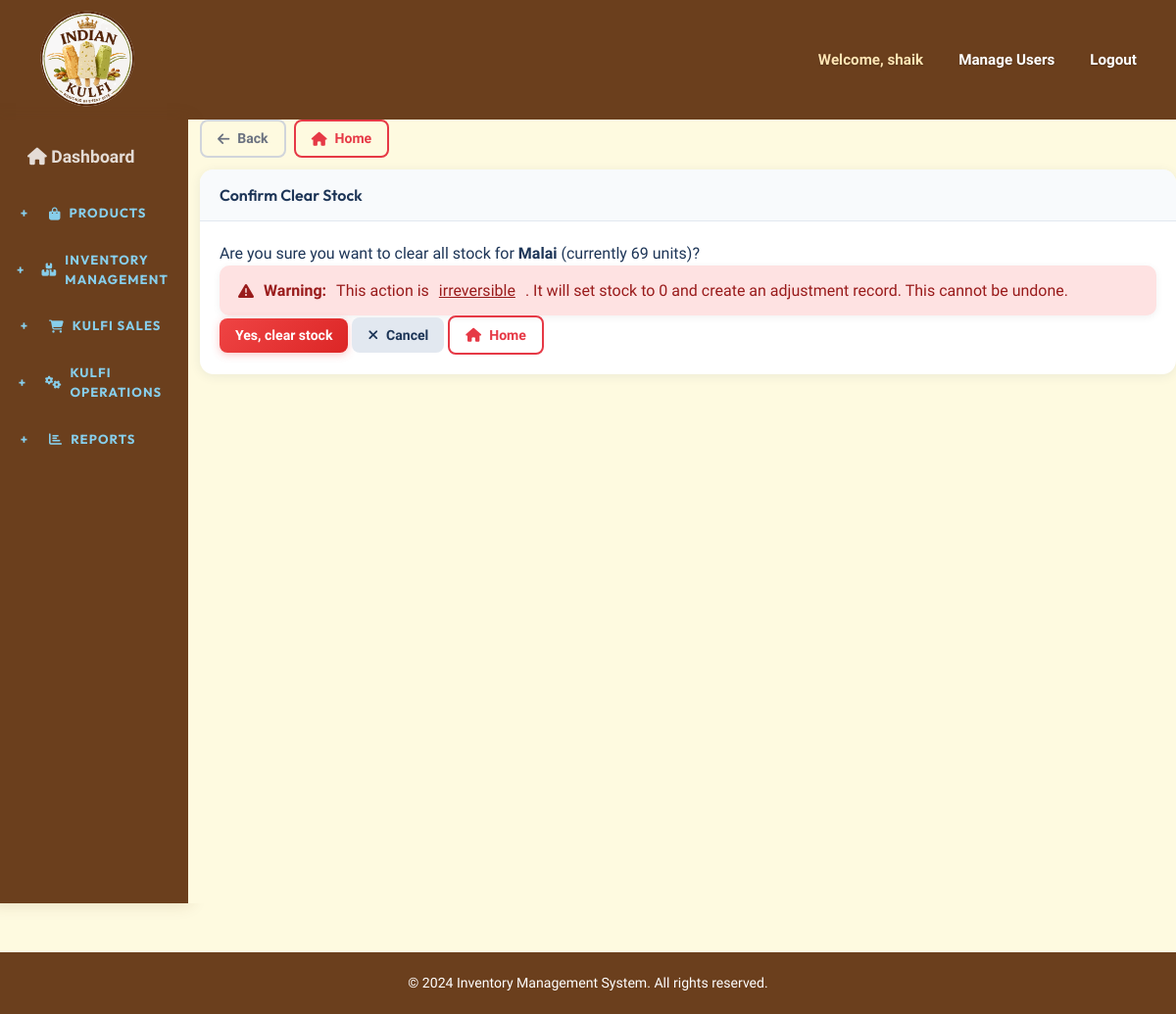
The app's page /inventory/clear-stock/22/ (signed in), older data.
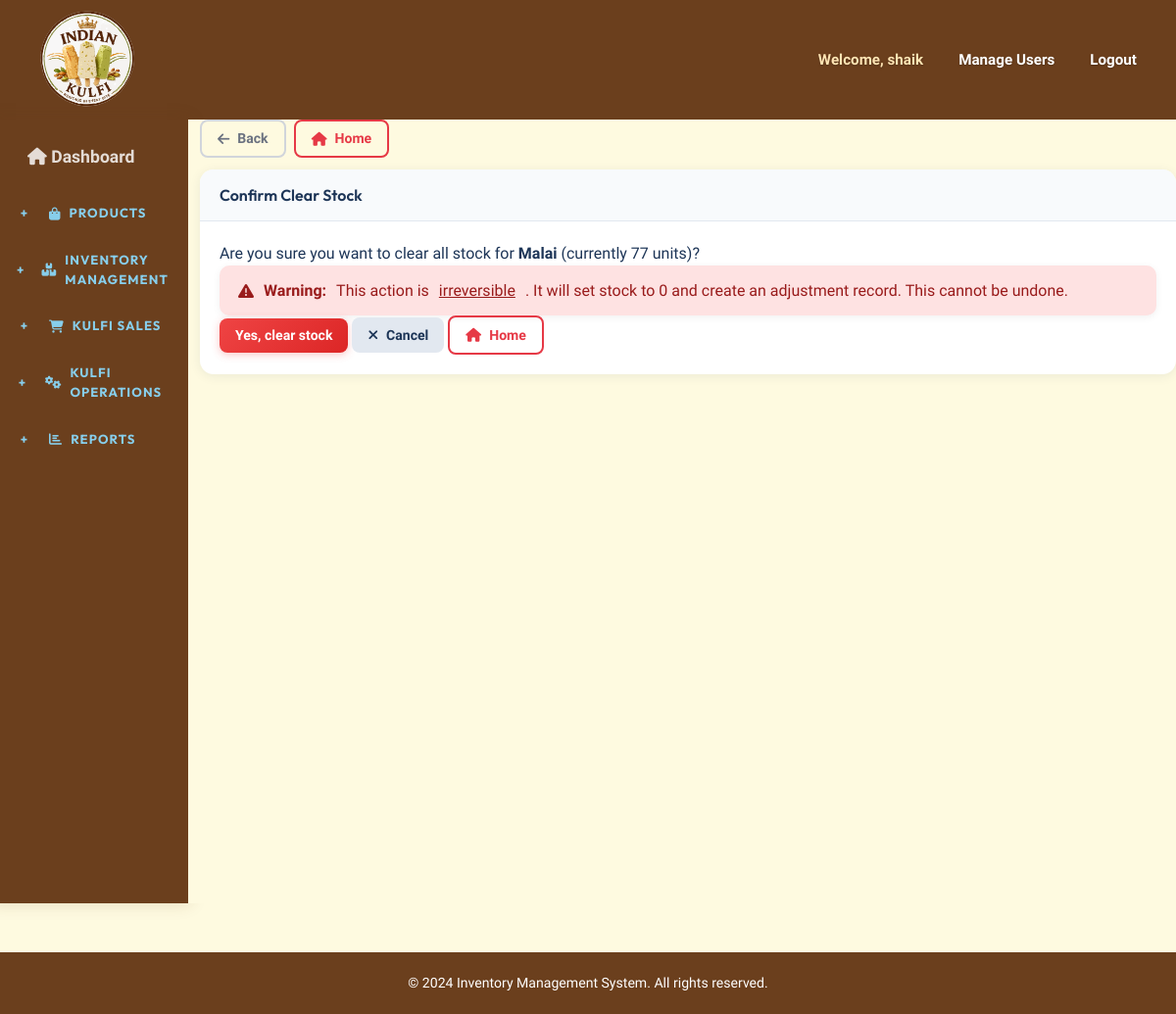
The same page, newer data.
### inventory/models.py (models this page shows, shortened)
class Product(models.Model):
    name = models.CharField(max_length=200, unique=True)
    sku = models.CharField(max_length=50, unique=True)
    category = models.CharField(max_length=100)
    cost_price = models.DecimalField(max_digits=10, decimal_places=2)
    selling_price = models.DecimalField(max_digits=10, decimal_places=2)
    current_stock = models.IntegerField(default=0)
    reorder_level = models.IntegerField(default=10, help_text="Low stock alert threshold")
    description = models.TextField(blank=True, null=True)
    is_active = models.BooleanField(default=True)
    created_at = models.DateTimeField(auto_now_add=True)
    updated_at = models.DateTimeField(auto_now=True)
    class Meta:
        ordering = ['name']
        verbose_name_plural = "Products"

### inventory/views.py (the view)
    def _wrapped_view(request, *args, **kwargs):
        if not request.user.is_authenticated:
            return redirect('login')
        if not request.user.is_staff:
            messages.error(request, 'You can access only the Sales module with this account.')
            return redirect('quick_sales_entry')
        return view_func(request, *args, **kwargs)

### inventory/views.py (called while the page is built, shortened)
def admin_only_view(view_func):
    def _wrapped_view(request, *args, **kwargs):
        if not request.user.is_authenticated:
            return redirect('login')
        if not request.user.is_staff:
            messages.error(request, 'You can access only the Sales module with this account.')
            return redirect('quick_sales_entry')
        return view_func(request, *args, **kwargs)
    return _wrapped_view

@login_required
@permission_required('inventory.change_product', raise_exception=True)
def clear_stock(request, product_id):
    product = get_object_or_404(Product, pk=product_id, is_active=True)
    context = {'product': product}
    return render(request, 'inventory/confirm_clear_stock.html', context)

### templates/inventory/confirm_clear_stock.html (shortened to what this page needs)
{% extends 'inventory/base.html' %}
{% block content %}
<div class="card">
    <div class="card-header">
        <h5>Confirm Clear Stock</h5>
    </div>
    <div class="card-body">
        <p>Are you sure you want to clear all stock for <strong>{{ product.name }}</strong> (currently {{ product.current_stock }} units)?</p>
        <div class="alert alert-danger">
            <i class="fas fa-exclamation-triangle"></i>
            <strong>Warning:</strong> This action is <u>irreversible</u>. It will set stock to 0 and create an adjustment record. This cannot be undone.
        </div>
        <form method="POST">
            <button type="submit" class="btn btn-danger">Yes, clear stock</button>
            <a href="{% url 'inventory_list' %}" class="btn btn-secondary d-inline-flex align-items-center gap-2" onclick="if (window.history.length > 1) { window.history.back(); } else { window.location.href=this.href; } return false;">
                <i class="fas fa-times"></i> Cancel
            </a>
            <a href="{% url 'dashboard' %}" class="btn btn-outline-primary d-inline-flex align-items-center gap-2">
                <i class="fas fa-home"></i> Home
            </a>
        </form>
    </div>
</div>
{% endblock %}

Row changes from the older to the newer data that the page shows:
changed Product "Malai": current_stock "69" → "77"
